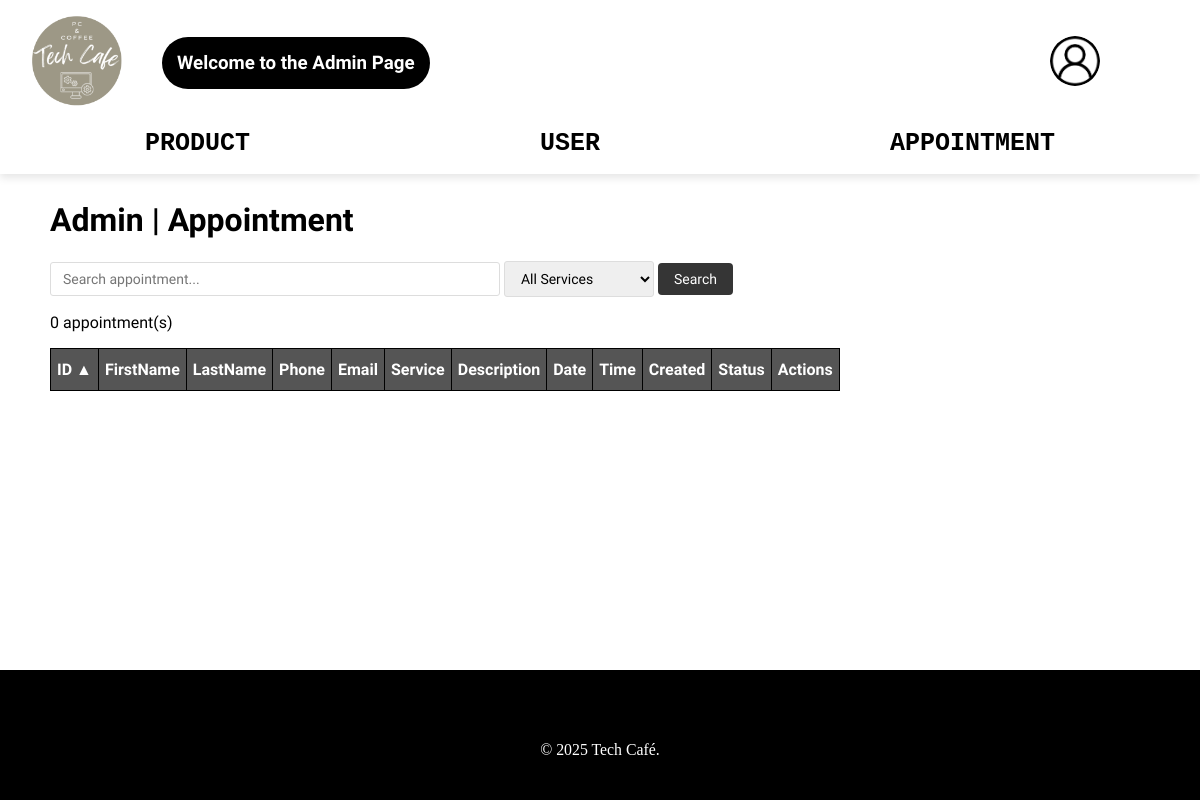
Before: /admin/appointment.php?service=Coworking Space (signed in) with the older database file.
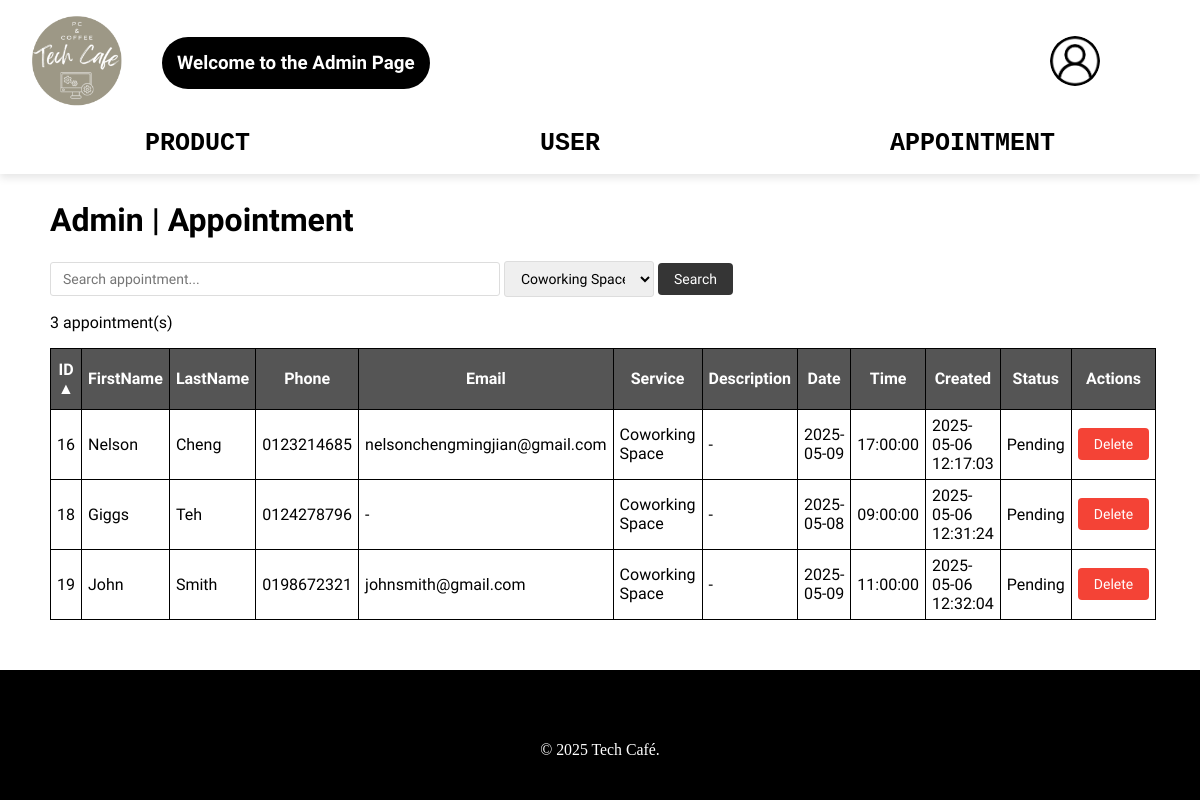
After: the same page with the newer database file.
### tables this page shows
CREATE TABLE `appointment` (
  `id` int(11) NOT NULL,
  `first_name` varchar(100) DEFAULT NULL,
  `last_name` varchar(100) DEFAULT NULL,
  `phone` varchar(20) DEFAULT NULL,
  `email` varchar(100) DEFAULT NULL,
  `service` varchar(100) DEFAULT NULL,
  `problem_description` text DEFAULT NULL,
  `appointment_date` date DEFAULT NULL,
  `appointment_time` time DEFAULT NULL,
  `created_at` datetime DEFAULT current_timestamp(),
  `status` enum('Pending','Completed') NOT NULL DEFAULT 'Pending'
);

### base.php (called while the page is built, shortened)
<?php
$_db = new PDO('mysql:dbname=techcafe', 'root', '', [
	PDO::ATTR_DEFAULT_FETCH_MODE => PDO::FETCH_ASSOC
]);
if (isset($_SESSION['Email'])) {
	$email=$_SESSION['Email'];
	$stm = $_db->prepare("SELECT * FROM user WHERE Email = ?");
	$stm->execute([$email]);
	$user = $stm->fetch();
}

### admin/appointment.php (the view, shortened to what this page needs)
<?php
require '../base.php';
include '../admin_head.php';
$_db->query("
    UPDATE appointment
    SET status = 'Completed'
    WHERE status = 'Pending'
    AND CONCAT(appointment_date, ' ', appointment_time) < NOW()"
);
$search = $_GET['search'] ?? '';
$service = $_GET['service'] ?? '';
$sort = $_GET['sort'] ?? 'id';
$dir = $_GET['dir'] ?? 'asc';
if (!empty($service)) {
    $stm = $_db->prepare("
        SELECT * FROM appointment
        WHERE
            (first_name LIKE ? OR last_name LIKE ? OR phone LIKE ? OR email LIKE ? OR status LIKE ?)
            AND service = ?
        ORDER BY $sort $dir
    ");
    $stm->execute(["%$search%", "%$search%", "%$search%", "%$search%", "%$search%", $service]);
}
$appointments = $stm->fetchAll();
$stm = $_db->prepare("SELECT DISTINCT service FROM appointment ORDER BY service");
$stm->execute();
$services = $stm->fetchAll();
?>
<!DOCTYPE html>
<html lang="en">
<head>
</head>
<body>
    <main class="admin">
        <h1>Admin | Appointment</h1>
        <form method="get" class="admin-search">
            <input type="search" name="search" placeholder="Search appointment..." value="<?= htmlspecialchars($search) ?>">
            <select name="service">
                <option value="">All Services</option>
                <?php foreach ($services as $c): ?>
                    <option value="<?= htmlspecialchars($c['service']) ?>" <?= $service === $c['service'] ? 'selected' : '' ?>>
                        <?= htmlspecialchars($c['service']) ?>
                    </option>
                <?php endforeach; ?>
            </select>
            <button type="submit" class="admin-btn btn-search">Search</button>
        </form>
        <p><?= count($appointments) ?> appointment(s)</p>
        <table class="admin-table">
            <tr>
                <th>
                    <a href="?sort=id&dir=<?= $sort === 'id' && $dir === 'asc' ? 'desc' : 'asc' ?>&search=<?= urlencode($search) ?>&service=<?= urlencode($service) ?>">
                        ID <?= $sort === 'id' ? (strtoupper($dir) === 'ASC' ? '▲' : '▼') : '' ?>
                    </a>
                </th>
                <th>
                    <a href="?sort=first_name&dir=<?= $sort === 'first_name' && $dir === 'asc' ? 'desc' : 'asc' ?>&search=<?= urlencode($search) ?>&service=<?= urlencode($service) ?>">
                        FirstName <?= $sort === 'first_name' ? (strtoupper($dir) === 'ASC' ? '▲' : '▼') : '' ?>
                    </a>
                </th>
                <th>
                    <a href="?sort=last_name&dir=<?= $sort === 'last_name' && $dir === 'asc' ? 'desc' : 'asc' ?>&search=<?= urlencode($search) ?>&service=<?= urlencode($service) ?>">
                        LastName <?= $sort === 'last_name' ? (strtoupper($dir) === 'ASC' ? '▲' : '▼') : '' ?>
                    </a>
                </th>
                <th>
                    <a href="?sort=phone&dir=<?= $sort === 'phone' && $dir === 'asc' ? 'desc' : 'asc' ?>&search=<?= urlencode($search) ?>&service=<?= urlencode($service) ?>">
                        Phone <?= $sort === 'phone' ? (strtoupper($dir) === 'ASC' ? '▲' : '▼') : '' ?>
                    </a>
                </th>
                <th>
                    <a href="?sort=email&dir=<?= $sort === 'email' && $dir === 'asc' ? 'desc' : 'asc' ?>&search=<?= urlencode($search) ?>&service=<?= urlencode($service) ?>">
                        Email <?= $sort === 'email' ? (strtoupper($dir) === 'ASC' ? '▲' : '▼') : '' ?>
                    </a>
                </th>
                <th>
                    <a href="?sort=service&dir=<?= $sort === 'service' && $dir === 'asc' ? 'desc' : 'asc' ?>&search=<?= urlencode($search) ?>&service=<?= urlencode($service) ?>">
                        Service <?= $sort === 'service' ? (strtoupper($dir) === 'ASC' ? '▲' : '▼') : '' ?>
                    </a>
                </th>
                <th>
                    <a href="?sort=problem_description&dir=<?= $sort === 'problem_description' && $dir === 'asc' ? 'desc' : 'asc' ?>&search=<?= urlencode($search) ?>&service=<?= urlencode($service) ?>">
                        Description <?= $sort === 'problem_description' ? (strtoupper($dir) === 'ASC' ? '▲' : '▼') : '' ?>
                    </a>
                </th>
                <th>
                    <a href="?sort=appointment_date&dir=<?= $sort === 'appointment_date' && $dir === 'asc' ? 'desc' : 'asc' ?>&search=<?= urlencode($search) ?>&service=<?= urlencode($service) ?>">
                        Date <?= $sort === 'appointment_date' ? (strtoupper($dir) === 'ASC' ? '▲' : '▼') : '' ?>
                    </a>
                </th>
                <th>
                    <a href="?sort=appointment_time&dir=<?= $sort === 'appointment_time' && $dir === 'asc' ? 'desc' : 'asc' ?>&search=<?= urlencode($search) ?>&service=<?= urlencode($service) ?>">
                        Time <?= $sort === 'appointment_time' ? (strtoupper($dir) === 'ASC' ? '▲' : '▼') : '' ?>
                    </a>
                </th>
                <th>
                    <a href="?sort=created_at&dir=<?= $sort === 'created_at' && $dir === 'asc' ? 'desc' : 'asc' ?>&search=<?= urlencode($search) ?>&service=<?= urlencode($service) ?>">
                        Created <?= $sort === 'created_at' ? (strtoupper($dir) === 'ASC' ? '▲' : '▼') : '' ?>
                    </a>
                </th>
                <th>
                    <a href="?sort=status&dir=<?= $sort === 'status' && $dir === 'asc' ? 'desc' : 'asc' ?>&search=<?= urlencode($search) ?>&service=<?= urlencode($service) ?>">
                        Status <?= $sort === 'status' ? (strtoupper($dir) === 'ASC' ? '▲' : '▼') : '' ?>
                    </a>
                </th>
                <th>Actions</th>
            </tr>
            <?php foreach ($appointments as $a): ?>
                <tr class="admin-row">
                    <td><?= $a['id'] ?></td>
                    <td><?= $a['first_name'] ?></td>
                    <td><?= $a['last_name'] ?></td>
                    <td><?= $a['phone'] ?></td>
                    <td><?= empty($a['email']) ? '-' : $a['email'] ?></td>
                    <td><?= $a['service'] ?></td>
                    <td class="description-cell" onclick="toggleDescription(this)">
                    <?php if (empty($a['problem_description'])): ?>
                        -
                    <?php endif; ?>
                    </td>
                    <td><?= $a['appointment_date'] ?></td>
                    <td><?= $a['appointment_time'] ?></td>
                    <td><?= $a['created_at'] ?></td>
                    <td><?= $a['status'] ?></td>
                    <td style="text-align: center;">
                        <button data-confirm="Confirm Delete Record?" data-post="appointment_delete.php?id=<?= $a['id'] ?>" class="admin-btn btn-delete">Delete</button>
                    </td>
                </tr>
            <?php endforeach; ?>
        </table>
    </main>
    <?php
        include '../admin_foot.php';
    ?>
</body>
</html>

### admin_head.php (shortened to what this page needs)
<!DOCTYPE html>
<html lang="en">
<head>
    <link rel="stylesheet" href="/css/app.css">
    <link rel="stylesheet" type="text/css" href="https://cdnjs.cloudflare.com/ajax/libs/font-awesome/5.15.1/css/all.min.css">
</head>
<body>
    <header>
        <div class="header-container" id="header">
            <div id="header-icons-left" class="header-icons">
                <a href="/admin/product.php"><img src="/images/TechCafe.png" alt="Tech Café"></a>
                <h3 id="greeting">Welcome to the Admin Page</h3>
            </div>
            <div id="header-icons-right" class="header-icons">
                <?php
                if (isset($_SESSION['Email'])) {
                ?>
                    <a href="../userProfile.php">
                        <img src="<?= $user['ProfilePic'] ? '/images/' . $user['ProfilePic'] : '/images/user.png' ?>" alt="User Profile" style="border-radius: 50%;">
                    </a>
                <?php
                } else {
                ?>
                    <img src="/images/user.png" alt="User Profile" style="border-radius: 50%;">
                    </a>
                <?php
                }
                ?>
            </div>
            <nav id="navigationBar">
                <ul>
                    <li><a href="/admin/product.php">Product</a></li>
                    <li><a href="/admin/user.php">User</a></li>
                    <li><a href="/admin/appointment.php">Appointment</a></li>
                </ul>
            </nav>
        </div>
    </header>
</body>
</html>

### admin_foot.php (shortened to what this page needs)
<!DOCTYPE html>
<html lang="en">
<head>
</head>
<body>
    <footer>
        <div class="bottom-footer">
            <p>&copy; 2025 Tech Café.</p>
        </div>
    </footer>
</body>
</html>

### css/app.css (style rules this page uses)
body { display: flex; flex-direction: column; min-height: 100vh; margin: 0; padding: 0; }
a { text-decoration: none; }
#navigationBar { text-align: center; position: absolute; bottom: 0; left: 50%; transform: translateX(-50%); padding: 1rem 0; width: 100%; background-color: #fff; }
#navigationBar ul { list-style: none; padding: 0; margin: 0; display: flex; justify-content: space-around; }
#navigationBar a { text-decoration: none; color: #000; font-weight: bold; text-transform: uppercase; font-size: 25px; font-family: 'Courier New', Courier, monospace; }
main { flex: 1; padding-top: 180px; z-index: 1; }
#greeting { font-family: Lexend, sans-serif; background-color: black; border-radius: 40px; color: white; padding: 15px; }
.header-container { padding-top: 1rem; padding-bottom: 4rem; position: fixed; left: 0; width: 100%; display: flex; align-items: center; justify-content: space-between; background-color: #fff; box-shadow: 0 4px 8px rgba(0, 0, 0, 0.1); z-index: 1000; transition: top 0.3s; }
.header-icons { display: flex; align-items: center; gap: 2.5rem; }
#header-icons-left { margin-left: 2rem; }
#header-icons-right { margin-right: 100px; }
#header-icons-left img { width: 90px; height: 90px; }
#header-icons-right img { width: 50px; height: 50px; }
footer { padding: 25px 0; background-color: #000000; width: 100%; margin-bottom: 0px; text-align: center; font-size:1.1em; }
footer .bottom-footer p { color: #ffffff; text-align: center; padding-top: 30px; font-size:0.9em; }
form input, textarea, select { padding: 5px; border: 1px solid #ddd; border-radius: 3px; width: 100%; max-width: 100%; font-family: Lexend, sans-serif; }
.admin { padding-left: 50px; padding-right: 50px; padding-bottom: 50px; font-family: Lexend, sans-serif; }
.admin-btn { padding: 8px 16px; border-radius: 4px; font-weight: 500; cursor: pointer; transition: all 0.3s ease; border: none; font-size: 14px; font-family: Lexend, sans-serif; display: inline-flex; align-items: center; justify-content: center; }
.btn-delete { background-color: #f44336; color: white; }
.btn-search { background-color: #353535; color: white; }
.admin-search { margin: 15px 0; gap: 10px; }
.admin-search input { width: 450px; }
.admin-search input[type="search"] { padding: 8px 12px; font-size: 14px; }
.admin-search select { padding: 8px 12px; font-size: 14px; width: 150px; }
.admin-table { border-collapse: collapse; max-width: 90%; }
.admin-table th, .admin-table td { border: 1px solid #000; padding: 6px; }
.admin-table th { color: #fff; background: #555; padding-top: 11px; padding-bottom: 11px; }
.admin-table th a { text-decoration: none; color: #fff; }
.description-cell { cursor: pointer; position: relative; }

Changed rows visible on the page:
added appointment: id "16", first_name "Nelson", last_name "Cheng", phone "0123214685", email "nelsonchengmingjian@gmail.com", service "Coworking Space", appointment_date "2025-05-09", appointment_time "17:00:00", created_at "2025-05-06 12:17:03", status "Pending"
added appointment: id "18", first_name "Giggs", last_name "Teh", phone "0124278796", service "Coworking Space", appointment_date "2025-05-08", appointment_time "09:00:00", created_at "2025-05-06 12:31:24", status "Pending"
added appointment: id "19", first_name "John", last_name "Smith", phone "0198672321", email "johnsmith@gmail.com", service "Coworking Space", appointment_date "2025-05-09", appointment_time "11:00:00", created_at "2025-05-06 12:32:04", status "Pending"
Other visible differences:
form field service: "All Services" → "Coworking Space"
count($appointments): "0" → "3"
